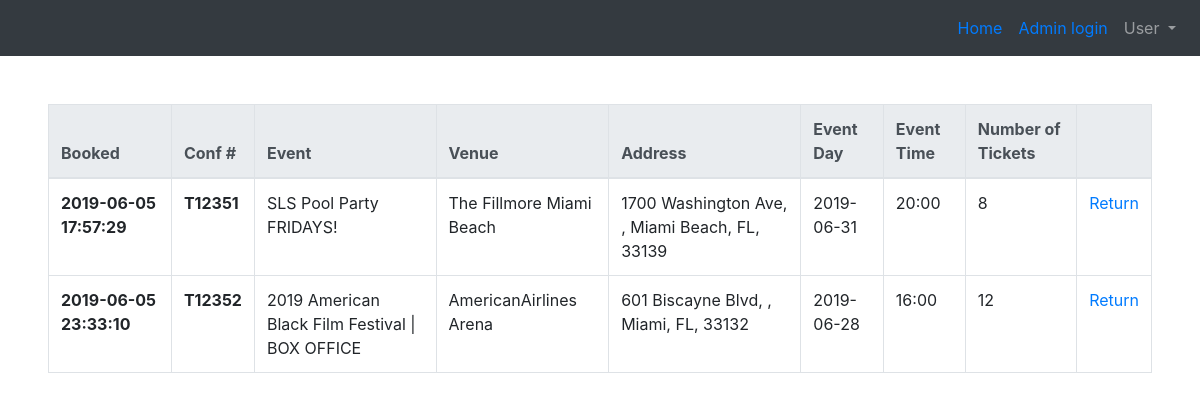
/my-reservations (signed in), run on the app's committed database.
### tables this page shows
CREATE TABLE 'transactions' ( tranID INTEGER PRIMARY KEY AUTOINCREMENT NOT NULL, userID INTEGER NOT NULL, eventID INTEGER NOT NULL, tickets INTEGER NOT NULL, 'time' timestamp NOT NULL DEFAULT CURRENT_TIMESTAMP);

CREATE TABLE 'events' ( eventID INTEGER PRIMARY KEY AUTOINCREMENT NOT NULL,'eventName' VARCHAR NOT NULL,'ticketsLeft' INTEGER NOT NULL,
  type VARCHAR NOT NULL,'startDate' date NOT NULL,'endDate' date NOT NULL,
  description VARCHAR NOT NULL,
  venueID INTEGER NOT NULL,
  adminID INTEGER NOT NULL
, 'endTime'  time NOT NULL  , 'startTime'  time NOT NULL  );

CREATE TABLE 'venues' ( venueID INTEGER PRIMARY KEY AUTOINCREMENT NOT NULL,'venueName' VARCHAR NOT NULL,
  capacity INTEGER NOT NULL,
  address1 VARCHAR NOT NULL,
  address2 VARCHAR NOT NULL,
  city VARCHAR NOT NULL,
  state CHAR(2) NOT NULL,
  zip CHAR(5) NOT NULL,
  adminID INTEGER NOT NULL
);

### application.py (the view)
@app.route("/my-reservations", methods=["GET"])
@login_required
def myReservations():
    if 'admin' in session.keys():
        return redirect("/admin")
    userTicket = db.execute(userReservations, userID=session["user_id"])
    remover = []
    for tic in userTicket:
        if tic["totalTickets"] == 0:
            remover.append(tic)
        confirmation = "T"
        tran = int(tic["tranID"]) + 12340
        confirmation = confirmation + str(tran)
        tic["confirmation"] = confirmation
    userTickets = [x for x in userTicket if x not in remover]
    return render_template("my-reservations.html", userTickets=userTickets)

### application.py (called while the page is built)
@app.after_request
def after_request(response):
    response.headers["Cache-Control"] = "no-cache, no-store, must-revalidate"
    response.headers["Expires"] = 0
    response.headers["Pragma"] = "no-cache"
    return response

### helpers.py (called while the page is built)
def login_required(f):
    @wraps(f)
    def decorated_function(*args, **kwargs):
        if session.get("user_id") is None:
            return redirect("/login")
        return f(*args, **kwargs)
    return decorated_function

### templates/my-reservations.html (shortened to what this page needs)
{% extends "base.html" %}
{% block body %}
<table class="table table-bordered" id="myTable">
  <thead class="thead-light">
    <tr>
      <th scope="col">Booked</th>
      <th scope="col">Conf #</th>
      <th scope="col">Event</th>
      <th scope="col">Venue</th>
      <th scope="col">Address</th>
      <th scope="col">Event Day</th>
      <th scope="col">Event Time</th>
      <th scope="col">Number of Tickets</th>
      <th scope="col"></th>
    </tr>
  </thead>
  <tbody>
    {% for tic in userTickets %}
    <tr>
      <th scope="row">{{tic["time"]}}</th>
      <th scope="row">{{tic["confirmation"]}}</th>
      <td scope="row">{{tic["eventName"]}}</td>
      <td scope="row">{{tic["venueName"]}}</td>
      <td scope="row">{{tic["address1"]}}, {{tic["address2"]}}, {{tic["city"]}}, {{tic["state"]}}, {{tic["zip"]}}</td>
      <td scope="row">{{tic["startDate"]}}</td>
      <td scope="row">{{tic["startTime"]}}</td>
      <td scope="row">{{tic["totalTickets"]}}</td>
      <td scope="row"><a href="{{ '/return/%s'%tic['eventID']|urlencode }}">Return</a></td>
    </tr>
    {% endfor %}
  </tbody>
</table>
{%endblock %}

### data on the page
transactions: time "2019-06-05 17:57:29", confirmation "T12351", eventName "SLS Pool Party FRIDAYS!", venueName "The Fillmore Miami Beach", address1 "1700 Washington Ave", city "Miami Beach", state "FL", zip "33139", startDate "2019-06-31", startTime "20:00", totalTickets "8"
transactions: time "2019-06-05 23:33:10", confirmation "T12352", eventName "2019 American Black Film Festival | BOX OFFICE", venueName "AmericanAirlines Arena", address1 "601 Biscayne Blvd", city "Miami", state "FL", zip "33132", startDate "2019-06-28", startTime "16:00", totalTickets "12"
